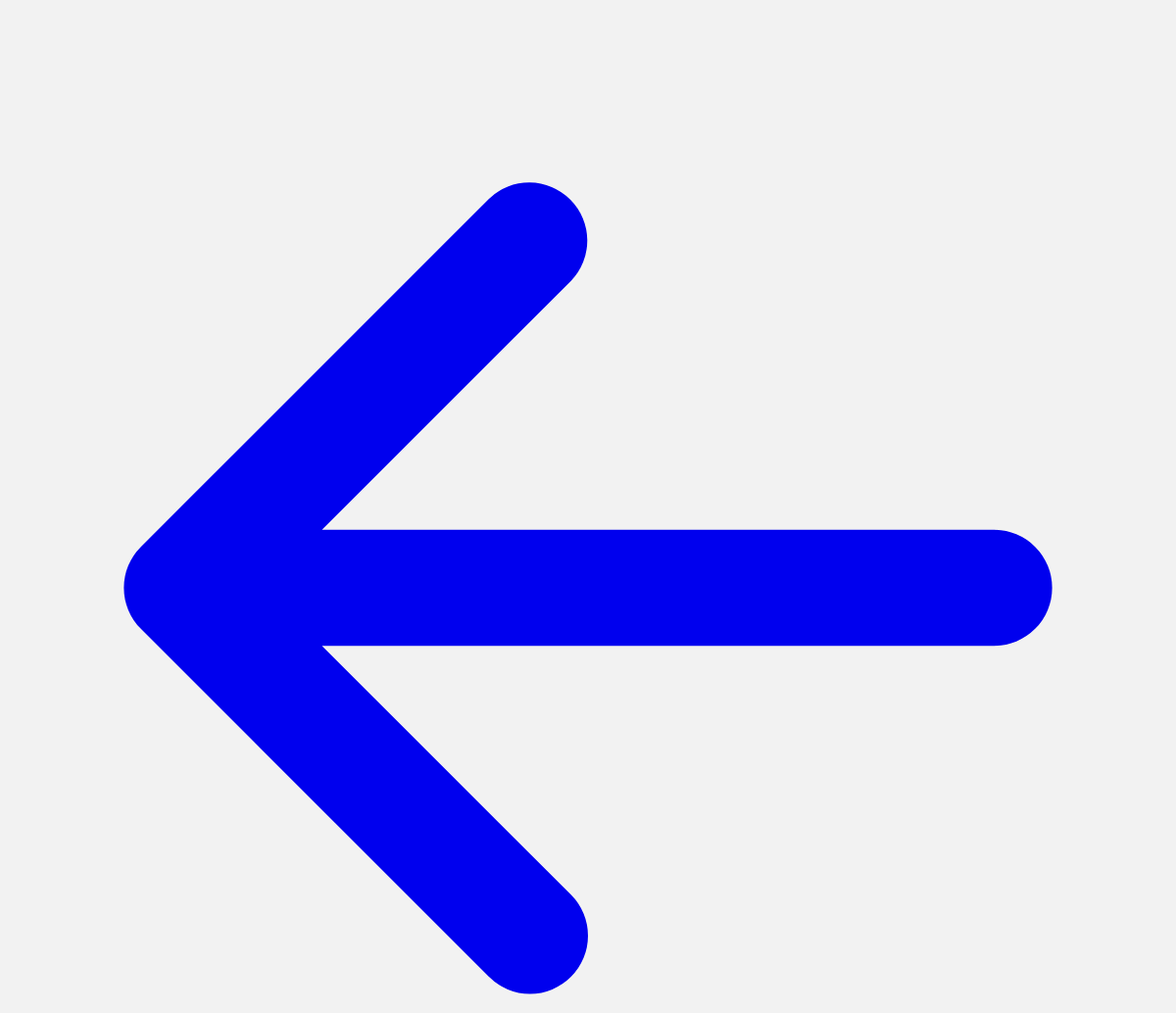
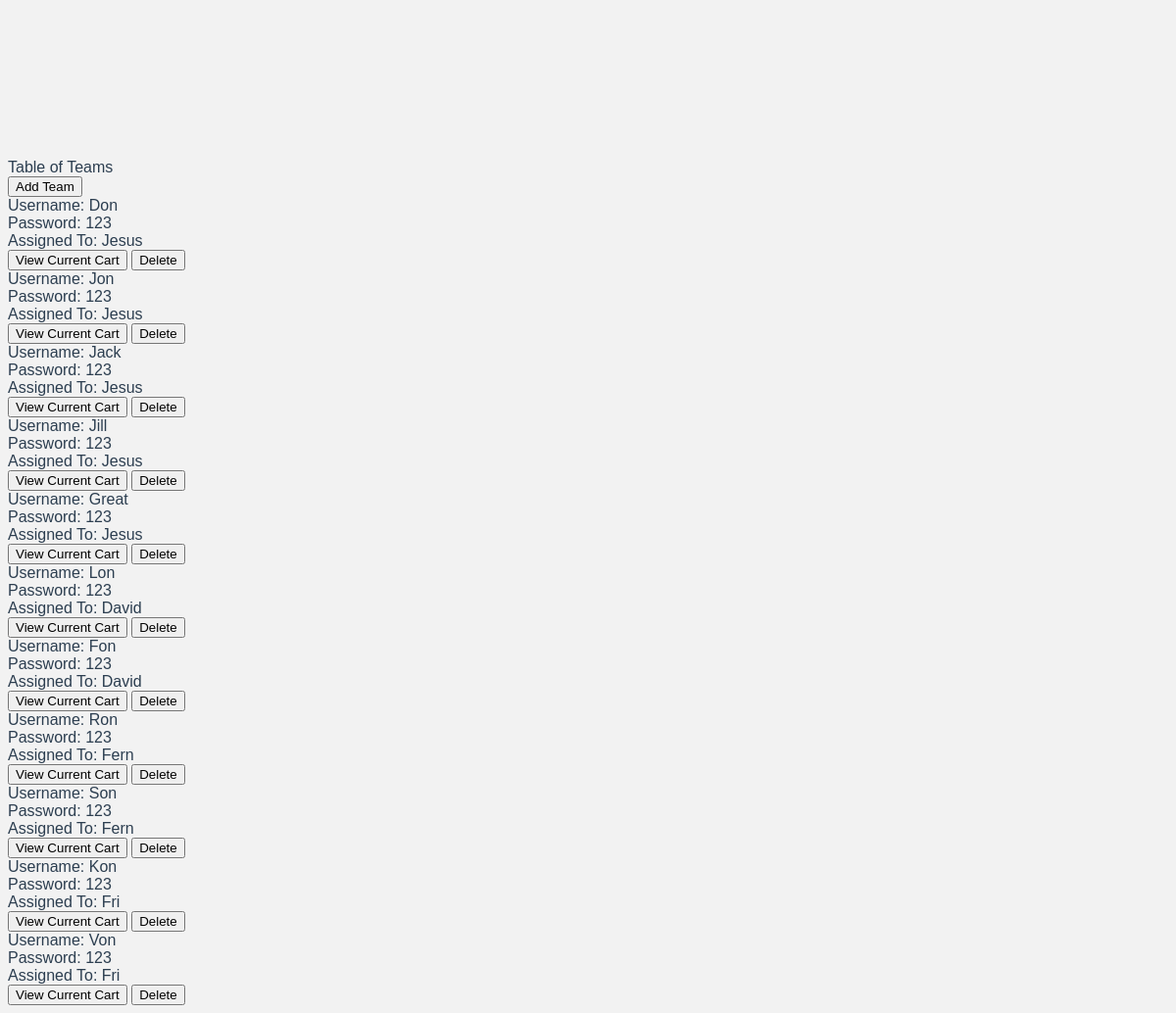
Page /tablestudent (signed in) on the committed database (2 pictures, top to bottom).
### app/main.py (models this page shows)
class StdAcc(db.Model):
    __tablename__ = 'std_acc'
    id = db.Column(db.Integer, primary_key=True)
    name = db.Column(db.String(200), default = '-')
    pword = db.Column(db.String(200), default = '-')
    totalamount = db.Column(db.Integer)
    assigned_teacher_id = db.Column(db.Integer, db.ForeignKey('tr_acc.id'))
    totalamount = db.Column(db.Integer, default = 0)
    cart = db.relationship('Cart_Items', backref="student")

class TrAcc(db.Model):
    __tablename__ = 'tr_acc'
    id = db.Column(db.Integer, primary_key=True)
    name = db.Column(db.String(200), default = '-')
    pword = db.Column(db.String(200), default = '-')
    passcode = db.Column(db.String(6), default = '')
    promo_state = db.Column(db.Integer,default = '-')
    assigned_students = db.relationship('StdAcc', backref="assigned_teacher")

### app/main.py (the view)
@app.route('/tablestudent', methods = ["POST", 'GET'])
def tableStudent():
    if "admin" in session:
        students = db.session.query(StdAcc).order_by(db.text('assigned_teacher_id')).all()
        teachers = db.session.query(TrAcc).all()
        usertype = "admin"
        return render_template('tablestudents.html',students = students, teachers = teachers,usertype = usertype)
    elif "teacher" in session:
        teacher = db.session.query(TrAcc).filter_by(name = session['teacher']).first()
        students = db.session.query(StdAcc).filter_by(assigned_teacher_id = teacher.id)
        usertype = "teacher"
        return render_template('tablestudents.html',students = students,usertype = usertype)

### app/templates/tablestudents.html (shortened to what this page needs)
<!DOCTYPE html>
<html>
<head>
    <link rel="stylesheet" href="https://unpkg.com/@zaydek/duomo@0.7.1/dist/production-full.css">
</head>
<body>
    <nav class="sticky t-0 shadow shadow-lg hstack w-full p-12 bg-white">
        {% if usertype == 'admin' %}
        <a href="{{url_for('admin')}}">
            <svg class="w-36 h-36" fill="currentColor" viewBox="0 0 20 20" xmlns="http://www.w3.org/2000/svg"><path fill-rule="evenodd" d="M9.707 16.707a1 1 0 01-1.414 0l-6-6a1 1 0 010-1.414l6-6a1 1 0 011.414 1.414L5.414 9H17a1 1 0 110 2H5.414l4.293 4.293a1 1 0 010 1.414z" clip-rule="evenodd"></path></svg>
        </a>
        {% endif %}
    </nav>
    <div class="container py-28">
        <div class="vstack screen">
            <div class="text-36">Table of Teams</div>
            <div class="vstack space-28 mt-28 px-28">
                <form action="/addStudent" method="POST">
                    <input type="submit" class="text-underline w-256 bg-white rounded-3 shadow shadow-md p-28" value="Add Team" />
                </form>
                <div class="grid grid-cols-1 sm:grid-cols-2 md:grid-cols-2 lg:grid-cols-3 gap-28">
                    {% for student in students %}
                    <form action="deleteEntry" method="POST">
                        <div class="vstack w-full align-start bg-white rounded-3 shadow shadow-md">
                            <div class="w-full p-28 ellipsis">Username: {{student.name}}</div>
                            <div class="w-full p-28 ellipsis">Password: {{student.pword}}</div>
                            {% for teacher in teachers if teacher.id == student.assigned_teacher_id %}
                            <div class="w-full p-28 ellipsis">Assigned To: {{teacher.name}}</div>
                            {% endfor %}
                            <input name="todo" type="submit" class="text-underline color-blue-700 bg-transparent p-28 " value="View Current Cart" />
                            <input name="todo" type="submit" class="text-underline color-red-700 bg-transparent p-28 " value="Delete" />
                        </div>
                    </form>
                    {% endfor %}
                </div>
            </div>
        </div>
    </div>
</body>
</html>

### app/templates/tablestudents.html (style rules this page uses)
body { font-family: Avenir, Helvetica, Arial, sans-serif; -webkit-font-smoothing: antialiased; -moz-osx-font-smoothing: grayscale; color: var(--text-color); background-color: var(--bg-color); }
:root { --bg-color: #F2F2F2; --text-color: #2c3e50; --hover-color: #83A9BD; --title-color: #2c3e50; }
.ellipsis { white-space: nowrap; overflow: hidden; text-overflow: ellipsis; }

### rows in the picture
StdAcc: name "Don", pword "123"
TrAcc: name "Jesus"
StdAcc: name "Jon", pword "123"
StdAcc: name "Jack", pword "123"
StdAcc: name "Jill", pword "123"
StdAcc: name "Great", pword "123"
StdAcc: name "Lon", pword "123"
TrAcc: name "David"
StdAcc: name "Fon", pword "123"
StdAcc: name "Ron", pword "123"
TrAcc: name "Fern"
StdAcc: name "Son", pword "123"
StdAcc: name "Kon", pword "123"
TrAcc: name "Fri"
StdAcc: name "Von", pword "123"
